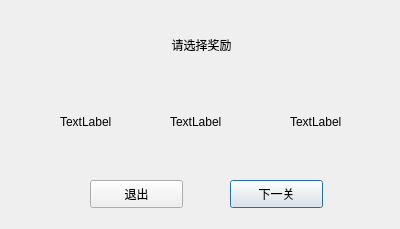
<?xml version="1.0" encoding="UTF-8"?>
<ui version="4.0">
 <class>dialog_congratulation</class>
 <widget class="QDialog" name="dialog_congratulation">
  <property name="geometry">
   <rect>
    <x>0</x>
    <y>0</y>
    <width>400</width>
    <height>229</height>
   </rect>
  </property>
  <property name="sizePolicy">
   <sizepolicy hsizetype="Fixed" vsizetype="Fixed">
    <horstretch>0</horstretch>
    <verstretch>0</verstretch>
   </sizepolicy>
  </property>
  <property name="windowTitle">
   <string>Dialog</string>
  </property>
  <widget class="QLabel" name="label_head">
   <property name="geometry">
    <rect>
     <x>31</x>
     <y>30</y>
     <width>341</width>
     <height>30</height>
    </rect>
   </property>
   <property name="sizePolicy">
    <sizepolicy hsizetype="Preferred" vsizetype="Preferred">
     <horstretch>0</horstretch>
     <verstretch>0</verstretch>
    </sizepolicy>
   </property>
   <property name="text">
    <string>请选择奖励</string>
   </property>
   <property name="alignment">
    <set>Qt::AlignCenter</set>
   </property>
  </widget>
  <widget class="QLabel" name="label_c0">
   <property name="geometry">
    <rect>
     <x>60</x>
     <y>90</y>
     <width>64</width>
     <height>64</height>
    </rect>
   </property>
   <property name="mouseTracking">
    <bool>false</bool>
   </property>
   <property name="focusPolicy">
    <enum>Qt::NoFocus</enum>
   </property>
   <property name="text">
    <string>TextLabel</string>
   </property>
  </widget>
  <widget class="QLabel" name="label_c1">
   <property name="geometry">
    <rect>
     <x>170</x>
     <y>90</y>
     <width>64</width>
     <height>64</height>
    </rect>
   </property>
   <property name="mouseTracking">
    <bool>false</bool>
   </property>
   <property name="focusPolicy">
    <enum>Qt::NoFocus</enum>
   </property>
   <property name="text">
    <string>TextLabel</string>
   </property>
  </widget>
  <widget class="QLabel" name="label_c2">
   <property name="geometry">
    <rect>
     <x>290</x>
     <y>90</y>
     <width>64</width>
     <height>64</height>
    </rect>
   </property>
   <property name="mouseTracking">
    <bool>false</bool>
   </property>
   <property name="focusPolicy">
    <enum>Qt::NoFocus</enum>
   </property>
   <property name="text">
    <string>TextLabel</string>
   </property>
  </widget>
  <widget class="QPushButton" name="button_next">
   <property name="geometry">
    <rect>
     <x>230</x>
     <y>180</y>
     <width>93</width>
     <height>28</height>
    </rect>
   </property>
   <property name="text">
    <string>下一关</string>
   </property>
  </widget>
  <widget class="QPushButton" name="button_exit">
   <property name="geometry">
    <rect>
     <x>90</x>
     <y>180</y>
     <width>93</width>
     <height>28</height>
    </rect>
   </property>
   <property name="text">
    <string>退出</string>
   </property>
  </widget>
 </widget>
 <resources/>
 <connections/>
</ui>
